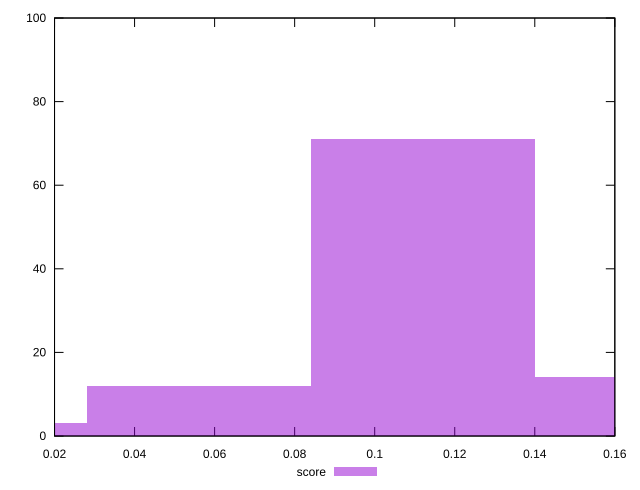

Generate this figure with gnuplot:
reset

$score <<EOF
0.1120819807905653 71
0.05604099039528265 12
0 3
0.16812297118584796 14
EOF

set key outside below
set boxwidth 0.05604099039528265
set xrange [0.02:0.16]
set yrange [0:100]
set trange [0:100]
set style fill transparent solid 0.5 noborder
set terminal svg size 640, 490 enhanced background rgb 'white'
set output "report_00009_2021-02-08T22-37-41.559Z/max-potential-fid/samples/pages+cached/score/histogram.svg"

plot $score title "score" with boxes

reset
